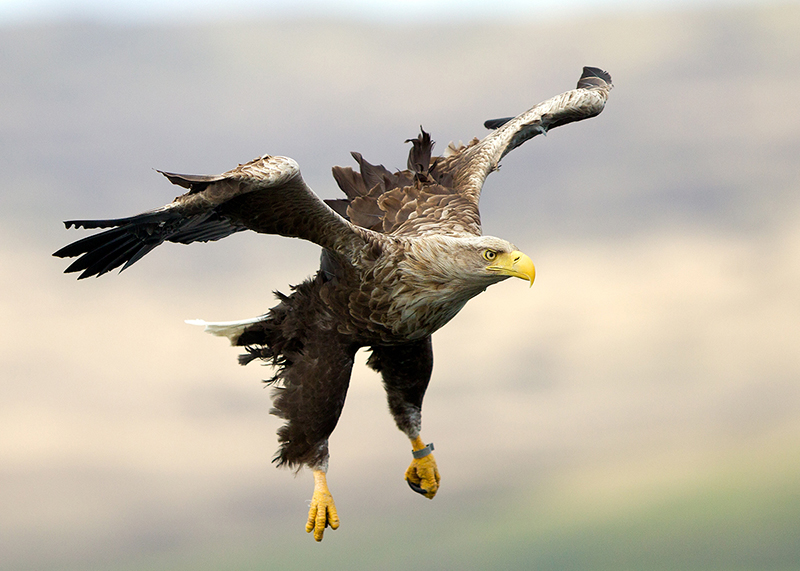
#> input picture test.jpg, 800 x 571 px
$ python Sobel.py
#> lines starting #> are read from the running program, lines starting #| are printed output that depends on the picture
import numpy as np
from PIL import Image
from pylab import *
import copy
import math


def horizonralFilter(imageArray):

	horizonralFilterArray = np.array([[-1,0,1],[-2,0,2], [-1,0,1]]) / 4

	newImageArray = copy.deepcopy(imageArray)
	border = horizonralFilterArray.shape[0] // 2

	for i in range(border, imageArray.shape[0] - border):
		for j in range(border, imageArray.shape[1] - border):
			sum = 0
			for x in range(horizonralFilterArray.shape[0]):
				for y in range(horizonralFilterArray.shape[1]):
					sum += horizonralFilterArray[x][y] * imageArray[i - x + 1][j - y + 1]
			newImageArray[i][j] = abs(sum)

	return newImageArray

def verticalFilter(imageArray):
	verticalFilterArray = np.array([[-1,-2,-1],[0,0,0], [1,2,1]]) / 4

	newImageArray = copy.deepcopy(imageArray)

	border = verticalFilterArray.shape[0] // 2
	for i in range(border, imageArray.shape[0] - border):
		for j in range(border, imageArray.shape[1] - border):
			sum = 0
			for x in range(verticalFilterArray.shape[0]):
				for y in range(verticalFilterArray.shape[1]):
					sum += verticalFilterArray[x][y] * imageArray[i - x + 1][j - y + 1]
			newImageArray[i][j] = abs(sum)

	return newImageArray

image = Image.open('test.jpg').convert('L')
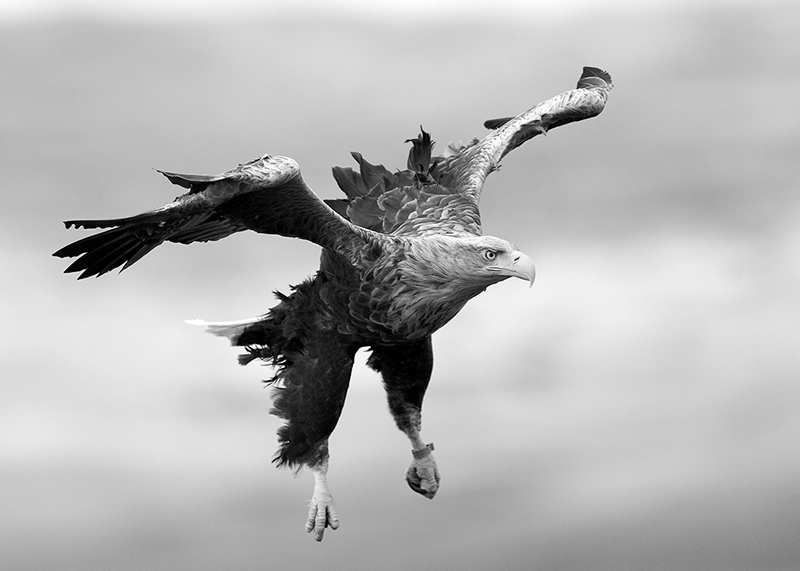
#> image: PIL image 800x571 L; min 0, max 255, mean 180.9
imageArray = np.array(image)

hImage = horizonralFilter(imageArray)
#> after the loop in horizonralFilter, `for i in range(border, imageArray.shape[0] - border):`:
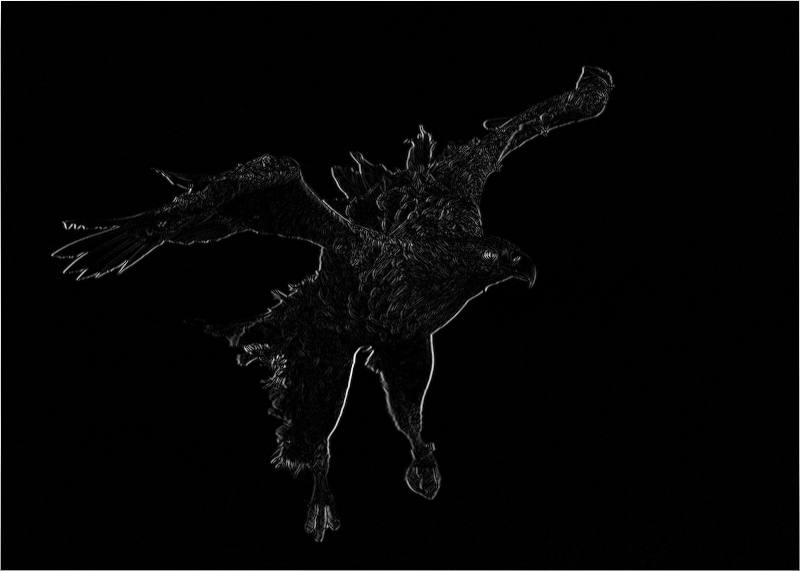
#> newImageArray: shape (571, 800); min 0, max 255, mean 4.7
vImage = verticalFilter(imageArray)
#> after the loop in verticalFilter, `for i in range(border, imageArray.shape[0] - border):`:
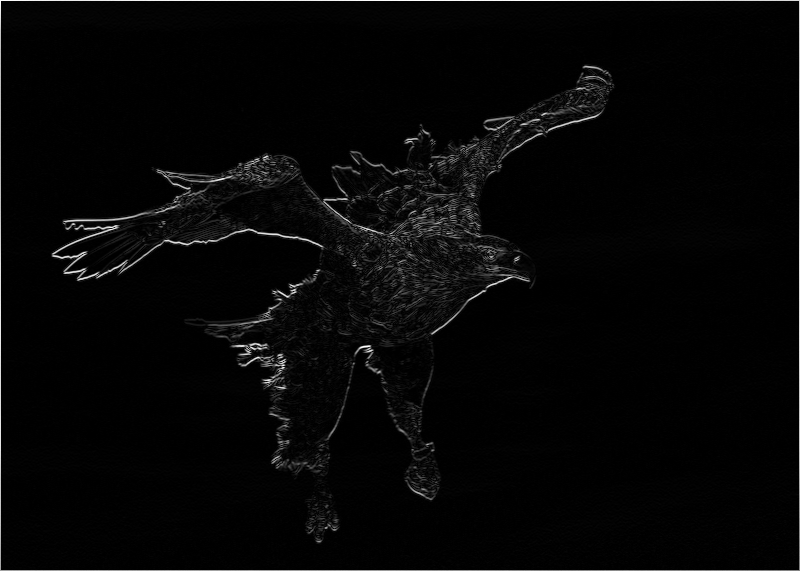
#> newImageArray: shape (571, 800); min 0, max 255, mean 6

newvImage = Image.fromarray(vImage)
newhImage = Image.fromarray(hImage)


newImageArray = np.add(newhImage, newvImage)
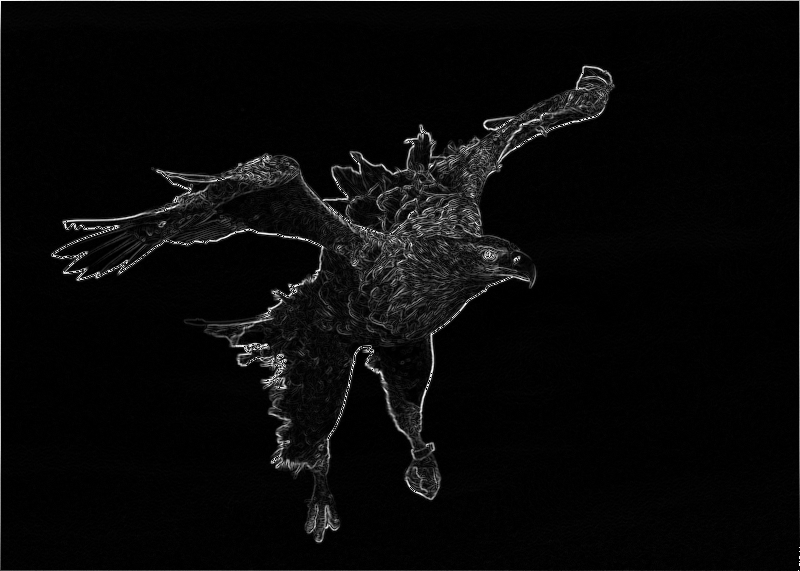
#> newImageArray: shape (571, 800); min 0, max 255, mean 8.7

Image.fromarray(newImageArray).convert('L').save('newOne.jpg')

newImage = Image.open('newOne.jpg')
imshow(newImage)
show()
